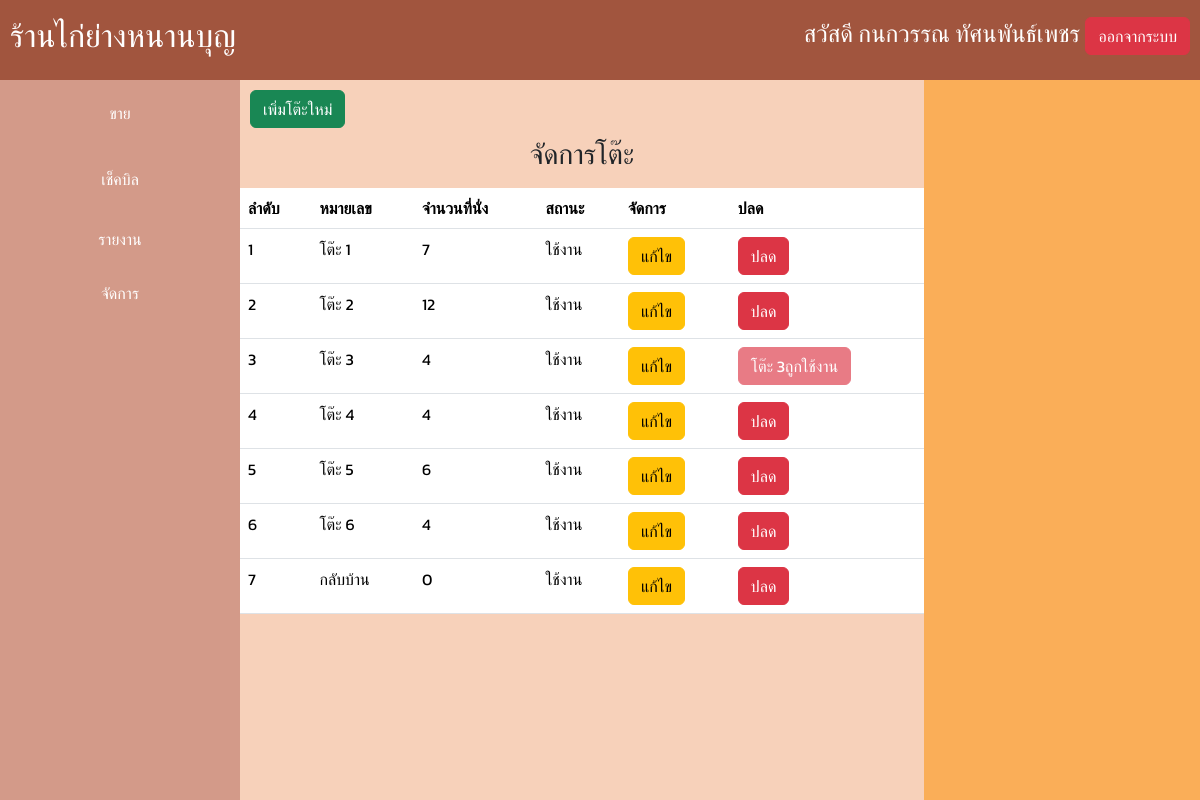
Screenshot of /home.php?page=admin-desks (signed in) with the database file from the repository.
### tables this page shows
CREATE TABLE `desks` (
  `id` int(11) NOT NULL,
  `label` varchar(50) NOT NULL,
  `sheets` int(11) NOT NULL,
  `status` tinyint(1) NOT NULL,
  `takeAway` tinyint(4) NOT NULL
);

### pages/admin-desks.php (the view, shortened to what this page needs)
<?php
$sql = "SELECT * FROM desks";
$qr = mysqli_query($conn, $sql);
?>
<html>
<a href="/nb_res/home.php?page=admin-deskAdd" class="btn btn-success" style="margin: 10px;">เพิ่มโต๊ะใหม่</a>
<div class="mb-3">
    <center>
        <h3>จัดการโต๊ะ</h3>
    </center>
</div>
<table class="table">
    <thead>
        <tr>
            <th scope="col">ลำดับ</th>
            <th scope="col">หมายเลข</th>
            <th scope="col">จำนวนที่นั่ง</th>
            <th scope="col">สถานะ</th>
            <th scope="col">จัดการ</th>
            <th scope="col">ปลด</th>
        </tr>
    </thead>
    <tbody>
        <?php
        $index = 0;
        while ($row = mysqli_fetch_assoc($qr)) {
            $index++;
        ?>
            <tr>
                <td scope="row"><?= $index ?></td>
                <td><?= $row["label"] ?></td>
                <td><?= $row["sheets"] ?></td>
                <td><?php if ($row["status"] == 2) : ?><span class="text-danger">ยกเลิก</span><?php else : ?><span class="success">ใช้งาน</span><?php endif; ?></td>
                <td><a href="/nb_res/home.php?page=admin-deskEdit&id=<?= $row["id"] ?>" class="btn btn-warning">แก้ไข</a></td>
                <td>
                    <?php if ($row['status'] == 1) : ?>
                        <button class="btn btn-danger" id="deskRemove" onclick="deskRemove('<?= $row['label'] ?>', <?= $row['id'] ?>)">ปลด</button>
                    <?php elseif ($row['status'] == 2) : ?>
                        <button class="btn btn-primary" id="deskRemove" onclick="deskActive('<?= $row['label'] ?>', <?= $row['id'] ?>)">ใช้งาน</button>
                    <?php elseif ($row['status'] == 0) : ?>
                        <button class="btn btn-danger" disabled id="deskRemove" onclick="deskRemove('<?= $row['label'] ?>', <?= $row['id'] ?>)"><?= $row["label"] ?>ถูกใช้งาน</button><?php endif; ?>
                </td>
            </tr>
        <?php
        }
        ?>
    </tbody>
</table>
</html>

### css/gobalstyle.css (style rules this page uses)
* { font-family: 'kanit', sans-serif; }

### css/home.css (style rules this page uses)
body { margin: 0; height: 100vh; overflow: hidden; }

### home.php (style rules this page uses)
a { text-decoration: none; color: inherit; }

### rows the page displays
desks: label "โต๊ะ 1", sheets "7", status "ใช้งาน"
desks: label "โต๊ะ 2", sheets "12", status "ใช้งาน"
desks: label "โต๊ะ 3", sheets "4", status "ใช้งาน"
desks: label "โต๊ะ 4", sheets "4", status "ใช้งาน"
desks: label "โต๊ะ 5", sheets "6", status "ใช้งาน"
desks: label "โต๊ะ 6", sheets "4", status "ใช้งาน"
desks: label "กลับบ้าน", sheets "0", status "ใช้งาน"

### other values shown
$_SESSION['user']['name'] "กนกวรรณ"
$_SESSION['user']['surname'] "ทัศนพันธ์เพชร"
